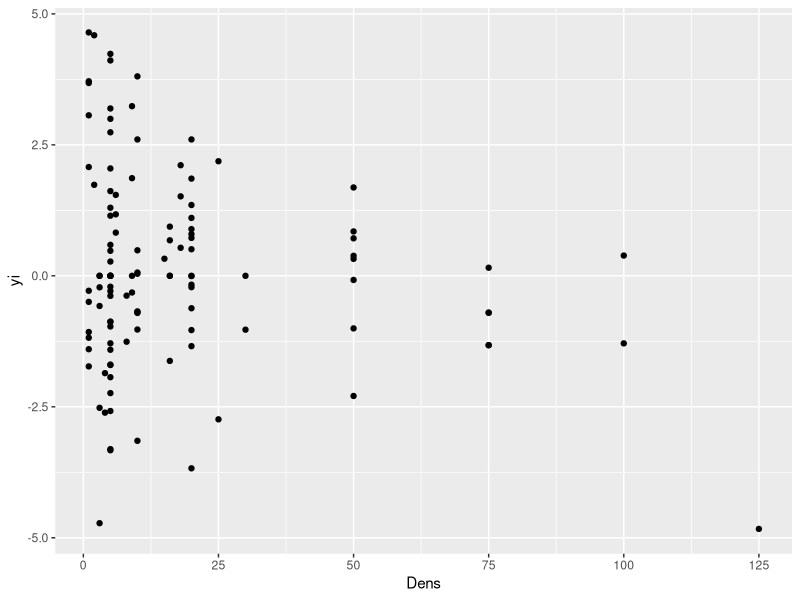
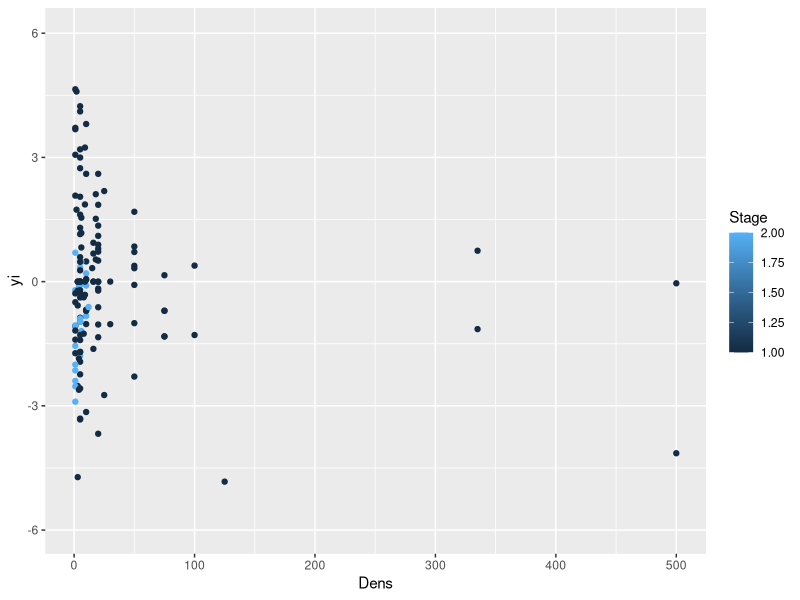
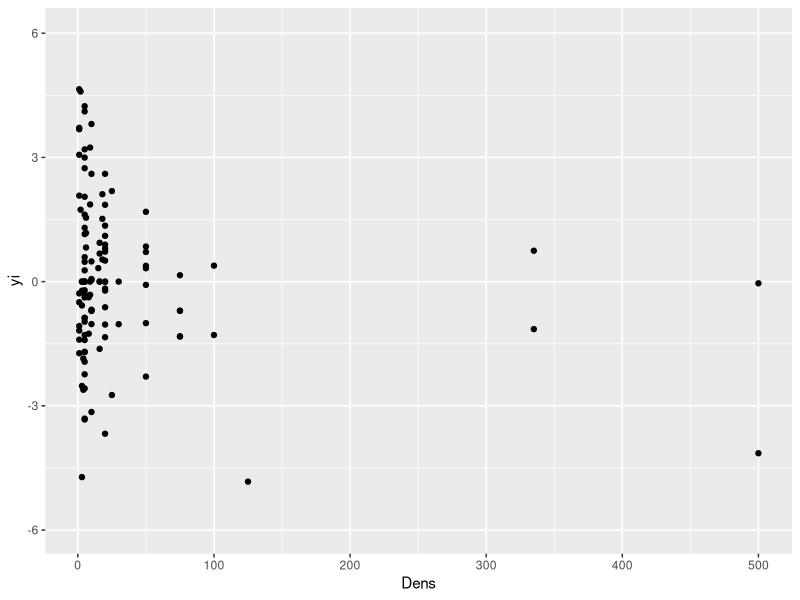
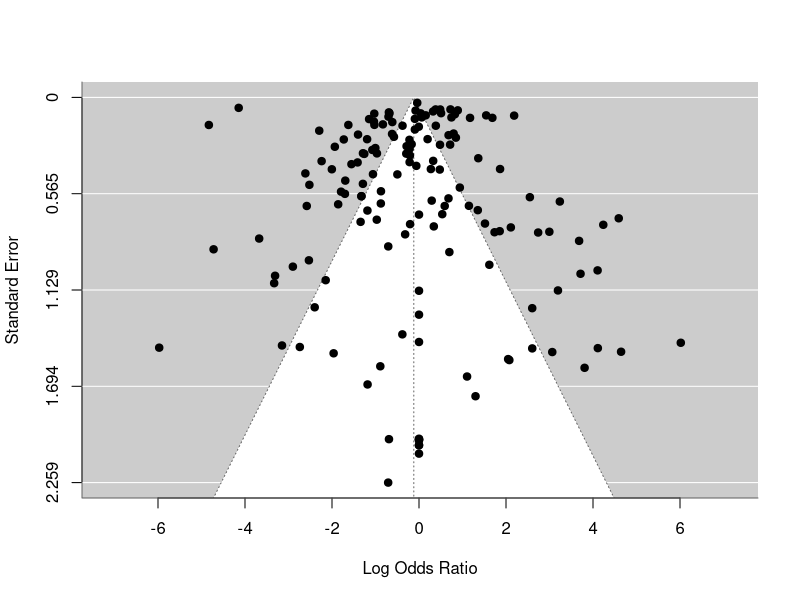
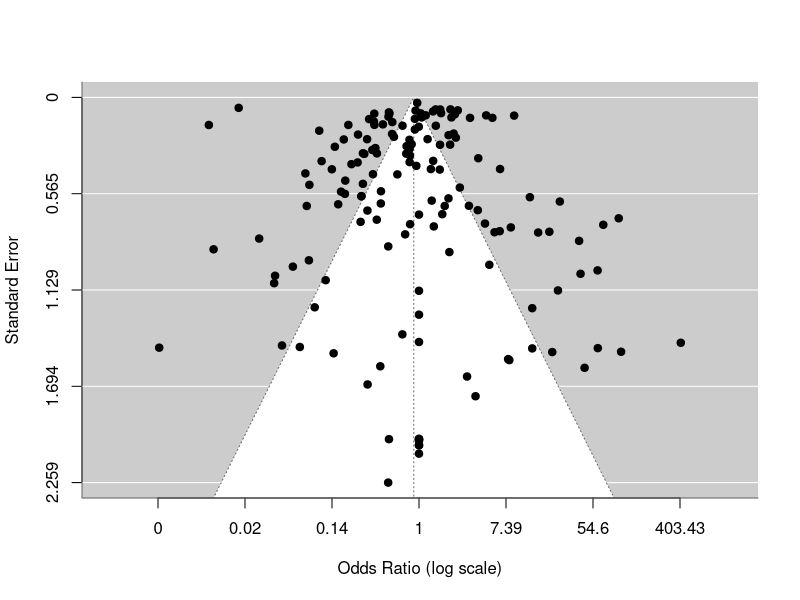
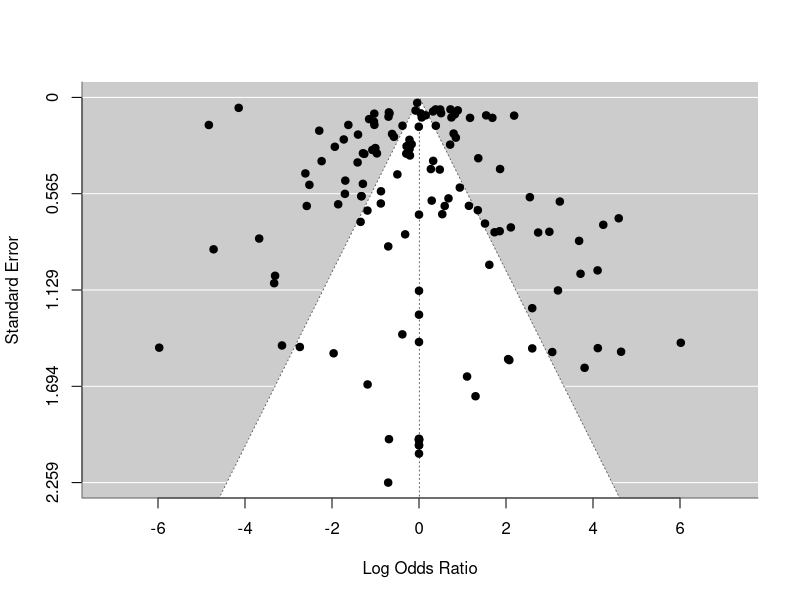

These charts were generated, in order, by the following R code:
library(metafor)
library(ggplot2)

#Dataset 3
#1.3.1 Enter the data and print the names of the variables. 
#Use escalc procedure in metafor to calculate lnOR and its variance. 
#Check the direction of the obtained lnOR.

hyatt<-read.csv("Data/Hyatt2003.csv")
colnames(hyatt)
dat <- escalc(measure="OR", bi= Near.total-Near.surv, di= Far.total-Far.surv, ai= Near.surv, ci= Far.surv,data=hyatt, append=TRUE )

#This is lnOR of survival, near to far, i.e. negative values mean lower probability of survival near the parents.

#1.3.2 Perform meta-analysis of the full data-set. Which model (random- or fixed-effects) should be used? What are your conclusions?
hyatt_r<-rma(yi,vi, dat=dat, method="REML")
summary(hyatt_r)
#Random since high heterogeneity of data

#1.3.3 Perform subset analysis by environment and by life stage separately. What are your conclusions?
hyatt_r1<-rma(yi,vi, dat=dat, subset=(Stage==2), method="REML")
summary(hyatt_r1)

unique(hyatt$Stage)
hyatt_r1<-rma(yi,vi, dat=dat, subset=(Stage==1), method="REML")
hyatt_r2<-rma(yi,vi, dat=dat, subset=(Stage==2), method="REML")

results3<-data.frame(Stage=1:2)
for (i in 1:2){
    hy<-rma(yi,vi, dat=dat, subset=(Stage==i), method="REML")
    results3$estimate[i]<-hy[[1]]
    results3$Pvalue[i]<-hy[[5]]
    results3$CI_lb [i]<-hy[[6]]
    results3$CI_ub [i]<-hy[[7]]
}

results3
#  Stage     estimate       Pvalue      CI_lb      CI_ub
#1     1  0.009385499 0.9553115883 -0.3188786  0.3376496
#2     2 -0.657591815 0.0008636024 -1.0444543 -0.2707293

#At Stage 2, the chance of survival is significantly small near parents



#2.3.4  Perform m-a using Dens as a continuous moderator for Stage=1. 
#What are your conclusions?
hy_r1<-rma(yi,vi, mods=~Dens, dat=dat[dat$Stage==1,], method="REML")
summary(hy_r1)

#Test of Moderators (coefficient 2):
#QM(df = 1) = 4.5432, p-val = 0.0331

#Model Results:
#         estimate      se     zval    pval    ci.lb    ci.ub 
#intrcpt    0.1017  0.1762   0.5769  0.5640  -0.2437   0.4471    
#Dens      -0.0042  0.0020  -2.1315  0.0331  -0.0080  -0.0003  * 

# Density appears as a significant moderator (affects negatively)



#2.3.5 Try plotting effects yi vs density for Stage=1 and density less than 200. 
#Does this change your conclusions?
dat2<-dat[dat$Stage==1&dat$Dens<200,]
ggplot(dat=dat2, aes(x=Dens, y=yi))+
    geom_point()
#when the density is <200, it seems no apparent effects of density. Outlier? at density=125

#include all density
ggplot(dat=dat, aes(x=Dens, y=yi, color=Stage))+
    geom_point()
ggplot(dat=dat[dat$Stage==1,], aes(x=Dens, y=yi))+
    geom_point()


#2.3.6  Perform m-a using Stage and then Env as a single moderator. What are your conclusions?
hy_r2<-rma(yi,vi, mods=~as.factor(Stage), dat=dat, method="REML")
summary(hy_r2)
#Test of Moderators (coefficient 2):
#QM(df = 1) = 3.7464, p-val = 0.0529
#
#Model Results:
#                   estimate      se     zval    pval    ci.lb   ci.ub 
#intrcpt              0.0011  0.1572   0.0071  0.9943  -0.3070  0.3092    
#as.factor(Stage)2   -0.7639  0.3947  -1.9356  0.0529  -1.5374  0.0096  . 

hy_r3<-rma(yi,vi, mods=~as.factor(Env), dat=dat, method="REML")
summary(hy_r3)
#Test of Moderators (coefficient 2):
#    QM(df = 1) = 2.7674, p-val = 0.0962
#
#Model Results:
#                 estimate      se     zval    pval    ci.lb   ci.ub 
#intrcpt           -0.2925  0.1776  -1.6475  0.0995  -0.6405  0.0555  . 
#as.factor(Env)2    0.5060  0.3042   1.6635  0.0962  -0.0902  1.1021  

#neither moderators are significant. Stage is marginally significant. 

#2.3.7 Perform 2-way analysis using Stage and Env as moderators.
#Tabulate the numbers of observations to explain the results.
hy_r4<-rma(yi,vi, mods=~(as.factor(Env))*as.factor(Stage), dat=dat, method="REML")
summary(hy_r4)
table(dat$Stage,dat$Env)
#   1  2
#1 83 46
#2 21  2

#There are only 2 Env2 data. Using Env does not make sense. Stage alone is marginally significant.

#2.3.8 Perform m-a using Stage and Dens as moderators. What are your conclusions?

hy_r5<-rma(yi,vi, mods=~Dens*as.factor(Stage), dat=dat, method="REML")
summary(hy_r5)
#Test of Moderators (coefficients 2:4):
#QM(df = 3) = 10.9267, p-val = 0.0121
#
#Model Results:
#                        estimate      se     zval    pval    ci.lb    ci.ub 
#intrcpt                   0.0923  0.1655   0.5578  0.5770  -0.2321   0.4167    
#Dens                     -0.0041  0.0018  -2.2662  0.0234  -0.0077  -0.0006  * 
#as.factor(Stage)2        -1.5127  0.6023  -2.5117  0.0120  -2.6931  -0.3323  * 
#Dens:as.factor(Stage)2    0.1294  0.0981   1.3196  0.1870  -0.0628   0.3216    

dat$Stage<-factor(dat$Stage)
contrasts(dat$Stage)<-contr.sum
hy_r6<-rma(yi,vi, mods=~Dens*as.factor(Stage), dat=dat, method="REML")
summary(hy_r6)
#Model Results:
#                        estimate      se     zval    pval    ci.lb    ci.ub 
#intrcpt                  -0.6640  0.3011  -2.2051  0.0274  -1.2542  -0.0738  * 
#Dens                      0.0606  0.0490   1.2356  0.2166  -0.0355   0.1567    
#as.factor(Stage)1         0.7564  0.3011   2.5117  0.0120   0.1661   1.3466  * 
#Dens:as.factor(Stage)1   -0.0647  0.0490  -1.3196  0.1870  -0.1608   0.0314   

#The mean combined effect is -0.6640.
#Stage1 has  -0.6640+0.7564=0.0924  slightly positive effects
#Density has  -0.6640+ 0.0606= -0.6032 negative effects
#Stage2 has -0.6640-0.7564=-1.4204 negative effects


#3.3.7 Explore publication bias for the original random effects model, and for the 2-way model. Produce funnel plots and conduct tests for publication bias. What are your conclusions? Note the drop in standard errors between the two models.

#Try and explain the results for 

funnel(hyatt_r)
funnel(hyatt_r,atrans=exp)

funnel(hyatt_r1)
regtest(hyatt_r)
